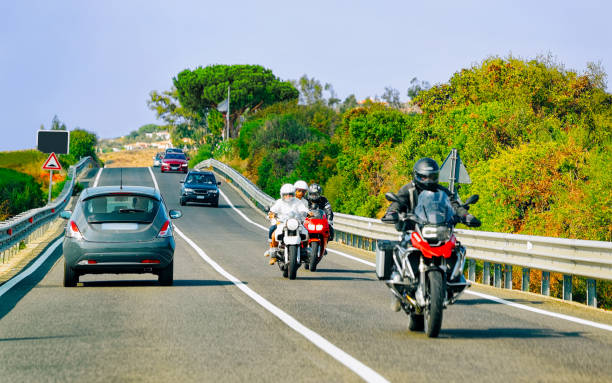
#> input picture istockphoto-1201306396-612x612.jpg, 612 x 383 px, found by its file name
$ jupyter execute --allow-errors YOLOv3_DetectObjectFromImage_git.ipynb   (shell and % lines are left out)
#> lines starting #> are read from the running program, lines starting #| are printed output that depends on the picture
<a href="https://colab.research.google.com/github/aayu-7/YOLOv3_object_detection/blob/main/YOLOv3_DetectObjectFromImage_git.ipynb" target="_parent"></a>

[cell 1]
import cv2

[cell 2]
import numpy as np

[cell 3]
# Download YOLO files

# Load YOLO
import cv2
import os

# Check if files exist
#> (the rest of this cell did not finish here and is left out)

#> (a cell that did not finish here is left out)

#> (a cell that did not finish here is left out)

[cell 6]
#loading image
img = cv2.imread("/content/istockphoto-1201306396-612x612.jpg")
#> img is the input picture: shape (383, 612, 3); mean B, G, R 127.5, 152.3, 142.4
img = cv2.resize(img,None,fx=0.4,fy=0.3)
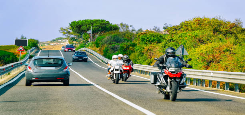
#> img: shape (115, 245, 3); mean B, G, R 127.4, 152.2, 142.4
height,width,channels = img.shape
#> height = 115; width = 245; channels = 3


$ run again, with example.jpg copied over istockphoto-1201306396-612x612.jpg
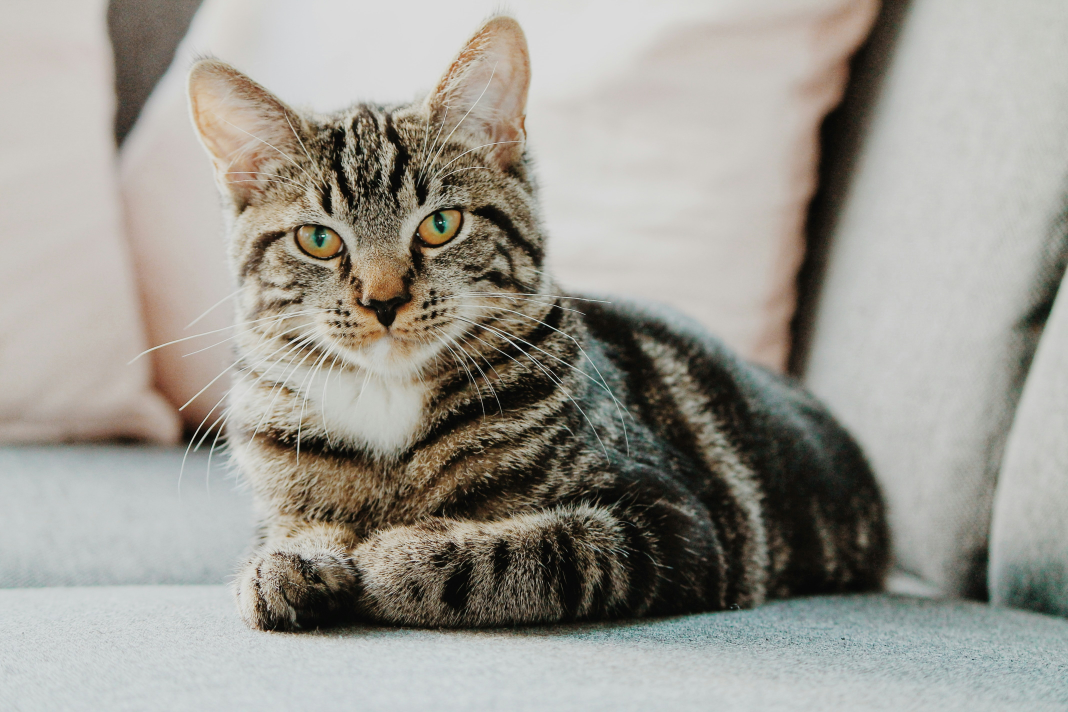
#> input picture example.jpg, 4272 x 2848 px, found by its file name (shown at 1/4 size)
#> img is the input picture: shape (2848, 4272, 3); mean B, G, R 146, 153.8, 156.3
#> `img = cv2.resize(img,None,fx=0.4,fy=0.3)`:
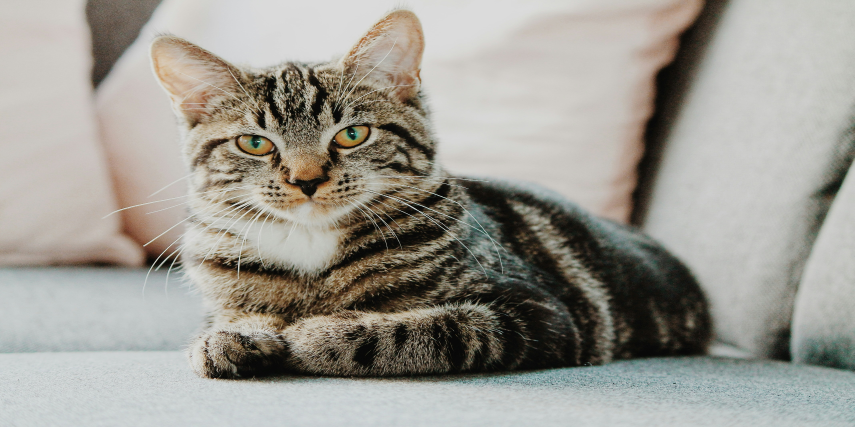
#> img: shape (854, 1709, 3) (shown at 1/2 size); mean B, G, R 145.9, 153.7, 156.2

$ run again, with python-opencv-object-detection5.png saved as istockphoto-1201306396-612x612.jpg
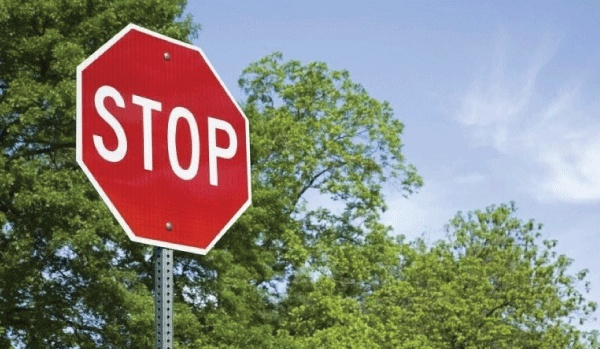
#> input picture python-opencv-object-detection5.png, 600 x 349 px, found by its file name
#> img is the input picture: shape (349, 600, 3); mean B, G, R 124.6, 134.3, 135.9
#> `img = cv2.resize(img,None,fx=0.4,fy=0.3)`:
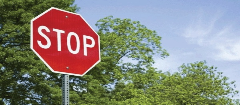
#> img: shape (105, 240, 3); mean B, G, R 124.3, 134.2, 135.7
